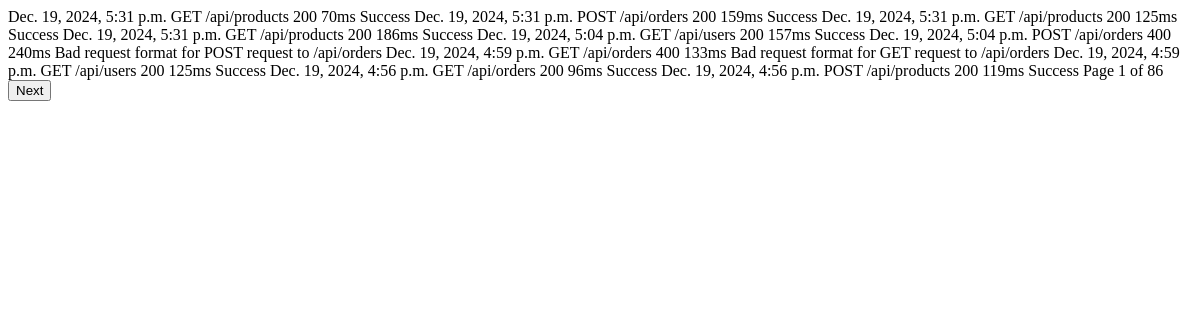
Before: /api/event-rows/ with the older database file.
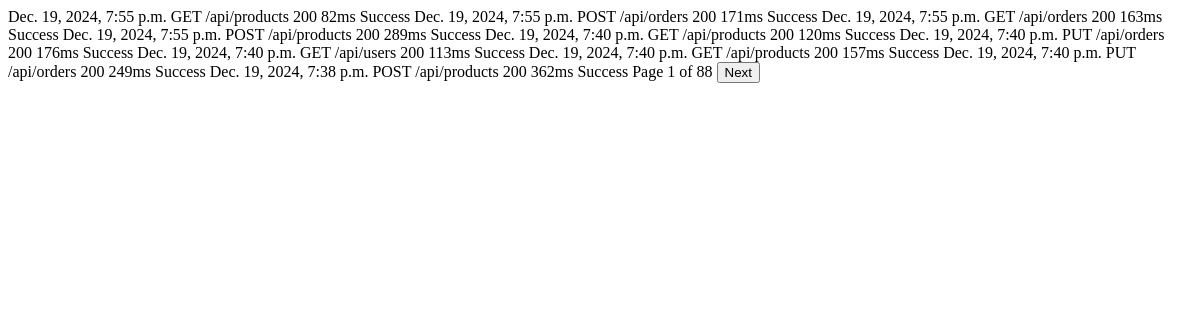
After: the same page with the newer database file.
### events/models.py (models this page shows, shortened)
class Event(models.Model):
    HTTP_METHODS = ["GET", "POST", "PUT", "DELETE"]
    method = models.CharField(
        max_length=10,
        choices=[(m, m) for m in HTTP_METHODS],
        help_text="HTTP method used for the request",
    )
    source = models.CharField(
        max_length=100,
    )
    timestamp = models.DateTimeField(auto_now_add=True)
    duration_ms = models.IntegerField()
    status_code = models.IntegerField()
    request_id = models.UUIDField(
        default=uuid.uuid4, unique=True, help_text="Unique identifier for the request"
    )
    metadata = models.JSONField(default=dict)
    class Meta:
        ordering = ["-timestamp"]
        indexes = [
            models.Index(fields=["-timestamp"]),
            models.Index(fields=["status_code"]),
            models.Index(fields=["method"]),
        ]

### events/views.py (the view)
# urls.py: path('api/event-rows/', views.table_rows, name='table_rows'),
def table_rows(request):
    page_number = request.GET.get("page", 1)
    paginator = Paginator(Event.objects.all().order_by("-timestamp"), 10)
    events = paginator.get_page(page_number)
    return render(request, "dashboard/table/rows.html", {"events": events})

### events/templates/dashboard/table/rows.html (shortened to what this page needs)
{% for event in events %}
<tr>
    <td>{{ event.timestamp }}</td>
    <td>{{ event.method }}</td>
    <td>{{ event.source }}</td>
    <td class="{% if event.status_code >= 400 %}error{% else %}success{% endif %}">
        {{ event.status_code }}
    </td>
    <td>{{ event.duration_ms }}ms</td>
    <td>
        {% if event.status_code >= 400 %}
            {{ event.metadata.error_message }}
        {% else %}
            Success
        {% endif %}
    </td>
</tr>
{% endfor %}
<tr id="pagination-row">
    <td colspan="6" style="text-align: center">
        <span>Page {{ events.number }} of {{ events.paginator.num_pages }}</span>
        {% if events.has_next %}
        <button hx-get="{% url 'table_rows' %}?page={{ events.next_page_number }}"
                hx-target="tbody"
                class="button">
            Next
        </button>
        {% endif %}
    </td>
</tr>

Changed rows visible on the page:
no longer on this page (row unchanged): Event: timestamp "Dec. 19, 2024, 5:31 p.m.", method "GET", source "/api/products", status_code "200", duration_ms "70", shows "Success"
no longer on this page (row unchanged): Event: timestamp "Dec. 19, 2024, 5:31 p.m.", method "POST", source "/api/orders", status_code "200", duration_ms "159", shows "Success"
no longer on this page (row unchanged): Event: timestamp "Dec. 19, 2024, 5:31 p.m.", method "GET", source "/api/products", status_code "200", duration_ms "125", shows "Success"
no longer on this page (row unchanged): Event: timestamp "Dec. 19, 2024, 5:31 p.m.", method "GET", source "/api/products", status_code "200", duration_ms "186", shows "Success"
no longer on this page (row unchanged): Event: timestamp "Dec. 19, 2024, 5:04 p.m.", method "GET", source "/api/users", status_code "200", duration_ms "157", shows "Success"
no longer on this page (row unchanged): Event: timestamp "Dec. 19, 2024, 5:04 p.m.", method "POST", source "/api/orders", status_code "400", duration_ms "240", metadata.error_message "Bad request format for POST request to /api/orders"
no longer on this page (row unchanged): Event: timestamp "Dec. 19, 2024, 4:59 p.m.", method "GET", source "/api/orders", status_code "400", duration_ms "133", metadata.error_message "Bad request format for GET request to /api/orders"
no longer on this page (row unchanged): Event: timestamp "Dec. 19, 2024, 4:59 p.m.", method "GET", source "/api/users", status_code "200", duration_ms "125", shows "Success"
no longer on this page (row unchanged): Event: timestamp "Dec. 19, 2024, 4:56 p.m.", method "GET", source "/api/orders", status_code "200", duration_ms "96", shows "Success"
no longer on this page (row unchanged): Event: timestamp "Dec. 19, 2024, 4:56 p.m.", method "POST", source "/api/products", status_code "200", duration_ms "119", shows "Success"
added Event: timestamp "Dec. 19, 2024, 7:55 p.m.", method "GET", source "/api/products", status_code "200", duration_ms "82", shows "Success"
added Event: timestamp "Dec. 19, 2024, 7:55 p.m.", method "POST", source "/api/orders", status_code "200", duration_ms "171", shows "Success"
added Event: timestamp "Dec. 19, 2024, 7:55 p.m.", method "GET", source "/api/orders", status_code "200", duration_ms "163", shows "Success"
added Event: timestamp "Dec. 19, 2024, 7:55 p.m.", method "POST", source "/api/products", status_code "200", duration_ms "289", shows "Success"
added Event: timestamp "Dec. 19, 2024, 7:40 p.m.", method "GET", source "/api/products", status_code "200", duration_ms "120", shows "Success"
added Event: timestamp "Dec. 19, 2024, 7:40 p.m.", method "PUT", source "/api/orders", status_code "200", duration_ms "176", shows "Success"
added Event: timestamp "Dec. 19, 2024, 7:40 p.m.", method "GET", source "/api/users", status_code "200", duration_ms "113", shows "Success"
added Event: timestamp "Dec. 19, 2024, 7:40 p.m.", method "GET", source "/api/products", status_code "200", duration_ms "157", shows "Success"
added Event: timestamp "Dec. 19, 2024, 7:40 p.m.", method "PUT", source "/api/orders", status_code "200", duration_ms "249", shows "Success"
added Event: timestamp "Dec. 19, 2024, 7:38 p.m.", method "POST", source "/api/products", status_code "200", duration_ms "362", shows "Success"
Other visible differences:
{{ events.paginator.num_pages }}: "86" → "88"
